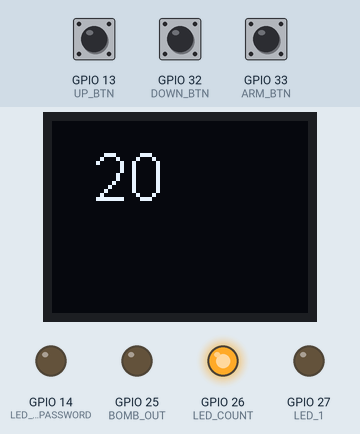
Recording of a sketch running on a simulated ESP8266 (NodeMCU). Parts: 64×48 one-colour display, output pins drawn as LEDs (lit = HIGH). Dashed ring = blinking. The test bench sets the inputs (shaded band); at power-on: GPIO 33 (ARM_BTN) HIGH, GPIO 13 (UP_BTN) HIGH, GPIO 32 (DOWN_BTN) HIGH. What the sketch prints to the serial monitor is not drawn.

Above: at 1.2 s.
1.3 s: GPIO 33 (ARM_BTN) pulled LOW for 0.15 s
At 2.21 s:
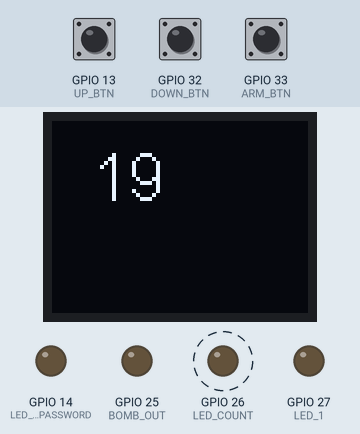
At 21.5 s:
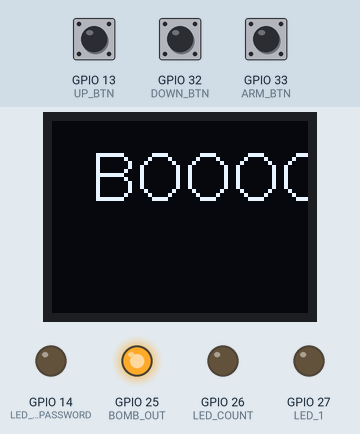
Timing chart, 0 to 22.4 s (numbered marks = the images above; inputs shaded):
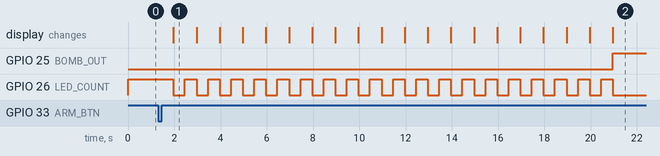

Measured:
- after the input at 1.3 s, GPIO 25 (BOMB_OUT): LOW → HIGH after 19.7 s; GPIO 26 (LED_COUNT): alternates HIGH for 0.51 s and LOW for 0.50 s, 39 changes in all, then stays LOW, starting after 0.67 s; the display: changes after 0.67 s (image 1)
- what the display in image 1 shows lasts 1.0 s, from 2.0 s to 3.0 s

The sketch:

bomb.ino
```cpp
#include "SSD1306Wire.h"

#define BOMB_OUT 25
#define LED_COUNT 26
#define LED_1 27
#define LED_WRONG_PASSWORD 14
#define UP_BTN 13
#define DOWN_BTN 32
#define ARM_BTN 33

// Selecciona uno según tu display.
//SSD1306Wire display(0x3c, SDA, SCL, GEOMETRY_128_32);
SSD1306Wire display(0x3c, SDA, SCL, GEOMETRY_64_48);

void taskButtons();
void taskBomb();
void taskSerial();

void setup() {
  taskSerial();
  taskButtons();
  taskBomb();
}

bool evButtons = false;
uint8_t evButtonsData = 0;


void loop() {
  taskSerial();
  taskButtons();
  taskBomb();
}

void taskSerial() {
  enum class SerialStates {INIT, WAITING_COMMANDS};
  static SerialStates serialState =  SerialStates::INIT;
  switch (serialState) {
    case SerialStates::INIT: {
        Serial.begin(115200);
        serialState = SerialStates::WAITING_COMMANDS;
        break;
      }
    case SerialStates::WAITING_COMMANDS: {

        if (Serial.available() > 0 ) {
          int dataRx = Serial.read();
          if (dataRx == 'u') {
            evButtons = true;
            evButtonsData = UP_BTN;
          }
          else if (dataRx == 'd') {
            evButtons = true;
            evButtonsData = DOWN_BTN;
          }
          else if (dataRx == 'a') {
            evButtons = true;
            evButtonsData = ARM_BTN;
          }
        }
        break;
      }

    default:
      break;
  }

}

void taskButtons() {
  enum class ButtonsStates {INIT, WAITING_PRESS, WAITING_STABLE, WAITING_RELEASE};
  static ButtonsStates buttonsState =  ButtonsStates::INIT;
  static uint32_t referenceTime;
  const uint32_t STABLETIMEOUT = 100;
  static uint8_t lastButton = 0;

  switch (buttonsState) {
    case ButtonsStates::INIT: {
        pinMode(UP_BTN, INPUT_PULLUP);
        pinMode(DOWN_BTN, INPUT_PULLUP);
        pinMode(ARM_BTN, INPUT_PULLUP);
        buttonsState = ButtonsStates::WAITING_PRESS;
        break;
      }

    case ButtonsStates::WAITING_PRESS: {
        if (digitalRead(UP_BTN) == LOW) {
          lastButton = UP_BTN;
          referenceTime = millis();
          buttonsState = ButtonsStates::WAITING_STABLE;
        }
        else if (digitalRead(DOWN_BTN) == LOW) {
          lastButton = DOWN_BTN;
          referenceTime = millis();
          buttonsState = ButtonsStates::WAITING_STABLE;
        }
        else if (digitalRead(ARM_BTN) == LOW) {
          lastButton = ARM_BTN;
          referenceTime = millis();
          buttonsState = ButtonsStates::WAITING_STABLE;
        }

        break;
      }

    case ButtonsStates::WAITING_STABLE: {
        if (digitalRead(lastButton) == HIGH) {
          buttonsState = ButtonsStates::WAITING_PRESS;
        }
        else if ( (millis() - referenceTime) >= STABLETIMEOUT) {
          buttonsState = ButtonsStates::WAITING_RELEASE;
        }

        break;
      }

    case ButtonsStates::WAITING_RELEASE: {
        if (digitalRead(lastButton) == HIGH) {

          evButtons = true;
          evButtonsData = lastButton;

          buttonsState = ButtonsStates::WAITING_PRESS;
        }
        break;
      }
    default:
      break;
  }

}

void taskBomb() {
  enum class BombStates {INIT, WAITING_CONFIG, COUNTING};
  static BombStates bombState =  BombStates::INIT;
  static uint8_t counter = 20;

  switch (bombState) {

    case BombStates::INIT: {

        pinMode(LED_WRONG_PASSWORD, OUTPUT);
        pinMode(BOMB_OUT, OUTPUT);
        pinMode(LED_COUNT, OUTPUT);
        pinMode(LED_1, OUTPUT);

        digitalWrite(LED_WRONG_PASSWORD, LOW);
        digitalWrite(LED_COUNT, HIGH);
        digitalWrite(BOMB_OUT, LOW);

        display.init();
        display.setContrast(255);
        display.clear();
        display.setTextAlignment(TEXT_ALIGN_LEFT);
        display.setFont(ArialMT_Plain_16);

        display.clear();
        display.drawString(10, 5, String(counter));
        display.display();

        bombState = BombStates::WAITING_CONFIG;

        break;
      }
    case BombStates::WAITING_CONFIG: {

       display.clear();
       display.drawString(10, 5, String(counter));
       display.display();

        if (evButtons == true) {
          evButtons = false;

          if (evButtonsData == UP_BTN) {
            if (counter < 60) {
              counter++;
            }
          }

          if (evButtonsData == DOWN_BTN) {
            if (counter > 10) {
              counter--;
            }
          }

          if (evButtonsData == ARM_BTN) {
            bombState = BombStates::COUNTING;
            Serial.println("BombStates::COUNTING");
          }
        }
        break;
      }
    case BombStates::COUNTING: {
        const uint8_t vecLenght = 7;
        static uint8_t  vecTryPassword[vecLenght];
        static uint8_t dataCounter = 0;
        static uint8_t  vecTruePassword[vecLenght] = {UP_BTN, UP_BTN, DOWN_BTN, DOWN_BTN, UP_BTN, DOWN_BTN, ARM_BTN};
        bool statePassword = false;

        const uint32_t interval = 500;
        static uint32_t previousMillis = 0;
        static uint8_t ledstate_BOMB_OUT = LOW;
        uint32_t currentMillis = millis();


        if (currentMillis - previousMillis >= interval) {
          previousMillis = currentMillis;
          if (ledstate_BOMB_OUT == LOW) {
            ledstate_BOMB_OUT = HIGH;
          }
          else {
            ledstate_BOMB_OUT = LOW;
            counter--;
            display.clear();
            display.drawString(10, 5, String(counter));
            display.display();
          }
          digitalWrite(LED_COUNT, ledstate_BOMB_OUT);
          if (counter == 0) {
            digitalWrite(LED_COUNT, LOW);
            digitalWrite(BOMB_OUT, HIGH);
            display.clear();
            display.drawString(10, 5, "BOOOOOOM");
            display.display();
            delay(3000);
            digitalWrite(LED_COUNT, HIGH);
            digitalWrite(BOMB_OUT, LOW);
            counter = 20;
            display.clear();
            display.drawString(10, 5, String(counter));
            display.display();
            bombState = BombStates::WAITING_CONFIG;
          }
        }

        if (evButtons == true) {
          evButtons = false;
          if (dataCounter > vecLenght) {
            if (evButtonsData == UP_BTN) {
              vecTryPassword[dataCounter] = evButtonsData;
            }
            if (evButtonsData == DOWN_BTN) {
              vecTryPassword[dataCounter] = evButtonsData;
            }
            if (evButtonsData == ARM_BTN) {
              vecTryPassword[dataCounter] = evButtonsData;
            }
            dataCounter++;
          }

        }
        else if (dataCounter == vecLenght) {
          Serial.println("La clave esta llena");
          disarmTask(vecTryPassword, vecTruePassword, vecLenght, &statePassword);
          if (statePassword == true) {
            Serial.println("Contraseña Correcta");
            digitalWrite(LED_COUNT, HIGH);
            digitalWrite(BOMB_OUT, LOW);
            counter = 20;
            display.clear();
            display.drawString(10, 20, String(counter));
            display.display();
            dataCounter = 0;
            for (uint8_t r = 0; r < vecLenght; r++) {
              vecTryPassword[r] = 0;
            }
            digitalWrite(LED_1, HIGH);
            delay(300);
            digitalWrite(LED_1, LOW);
            bombState = BombStates::WAITING_CONFIG;
          }
          else {
            Serial.println("Contraseña Incorrecta");
            dataCounter = 0;
            for (uint8_t i = 0; i < vecLenght; i++) {
              vecTryPassword[i] = 0;
            }
            digitalWrite(LED_WRONG_PASSWORD, HIGH);
            delay(300);
            digitalWrite(LED_WRONG_PASSWORD, LOW);
          }
        }
      }
           break;
    default: {
      }
      break;
  }
}

void disarmTask(uint8_t *vecTryData, uint8_t *vecTrueData, uint8_t vecLengthData, bool *res) {
  for (uint8_t i = 0; i < vecLengthData; i++) {
    if (vecTrueData[i] == vecTryData[i]) {
      *res = true;
    }
    else {
      *res = false;
      break;
    }
  }
}
```
